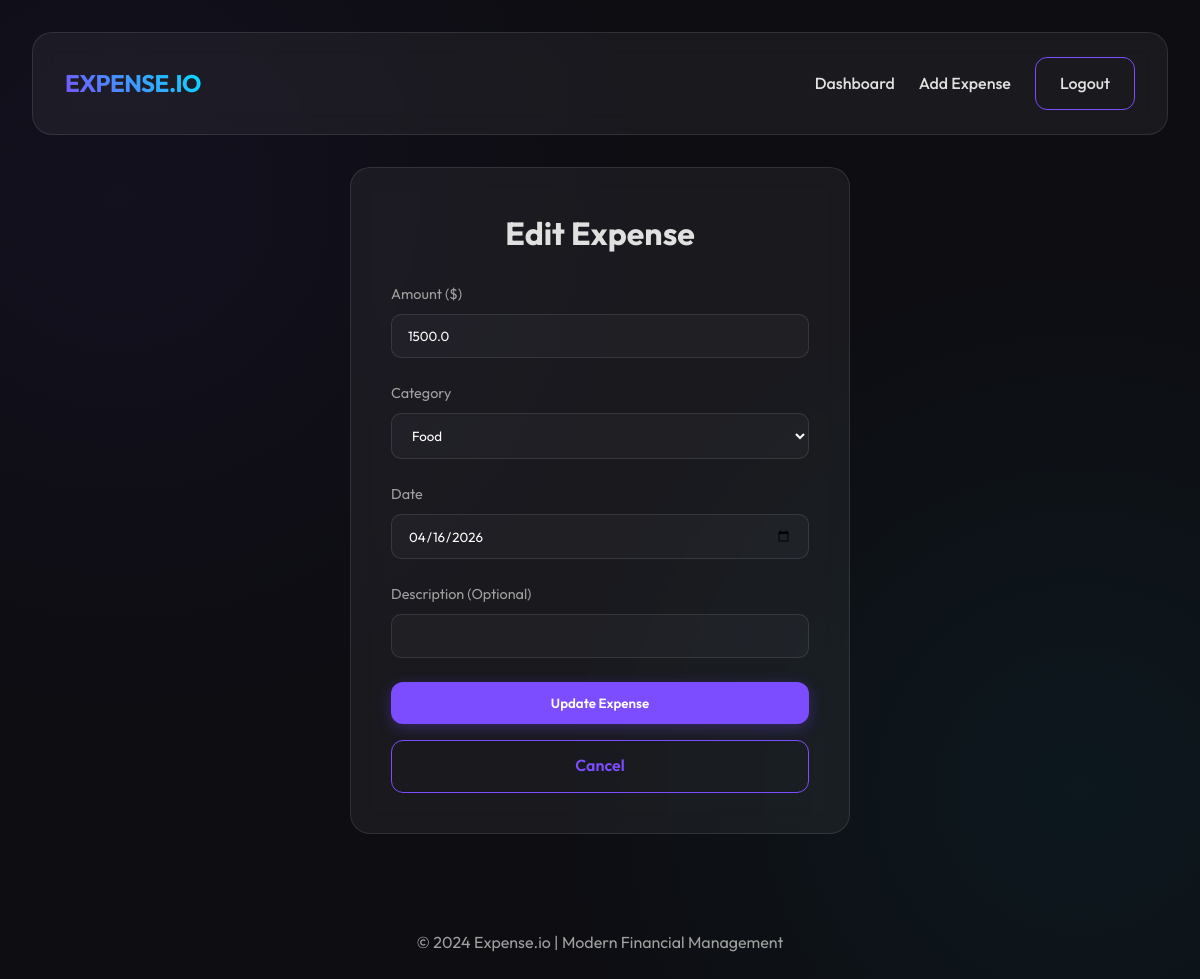
/edit/2 (signed in), run on the app's committed database.
### models.py (models this page shows)
class Expense(db.Model):
    id = db.Column(db.Integer, primary_key=True)
    amount = db.Column(db.Float, nullable=False)
    category = db.Column(db.String(100), nullable=False)
    date = db.Column(db.Date, nullable=False, default=datetime.utcnow)
    description = db.Column(db.String(200))
    user_id = db.Column(db.Integer, db.ForeignKey('user.id'), nullable=False)

### app.py (the view, shortened to what this page needs)
@app.route('/edit/<int:id>', methods=['GET', 'POST'])
@login_required
def edit_expense(id):
    expense = Expense.query.get_or_404(id)
    if expense.owner != current_user:
        return redirect(url_for('dashboard'))
    return render_template('edit_expense.html', expense=expense)

### app.py (called while the page is built)
@login_manager.user_loader
def load_user(user_id):
    return User.query.get(int(user_id))

### templates/edit_expense.html (shortened to what this page needs)
{% extends "base.html" %}
{% block content %}
<div class="auth-container">
    <div class="glass auth-card fade-in" style="max-width: 500px;">
        <h2>Edit Expense</h2>
        <form method="POST">
            <div class="form-group">
                <label for="amount">Amount ($)</label>
                <input type="number" step="0.01" name="amount" id="amount" class="form-input" required
                    value="{{ expense.amount }}">
            </div>
            <div class="form-group">
                <label for="category">Category</label>
                <select name="category" id="category" class="form-input" required>
                    {% for cat in ['Food', 'Transport', 'Rent', 'Utilities', 'Entertainment', 'Shopping', 'Health',
                    'Other'] %}
                    <option value="{{ cat }}" {% if expense.category==cat %}selected{% endif %}>{{ cat }}</option>
                    {% endfor %}
                </select>
            </div>
            <div class="form-group">
                <label for="date">Date</label>
                <input type="date" name="date" id="date" class="form-input" required
                    value="{{ expense.date.strftime('%Y-%m-%d') }}">
            </div>
            <div class="form-group">
                <label for="description">Description (Optional)</label>
                <input type="text" name="description" id="description" class="form-input"
                    value="{{ expense.description or '' }}">
            </div>
            <button type="submit" class="btn btn-primary" style="width: 100%;">Update Expense</button>
            <a href="{{ url_for('dashboard') }}" class="btn btn-outline"
                style="width: 100%; margin-top: 1rem;">Cancel</a>
        </form>
    </div>
</div>
{% endblock %}

### static/css/style.css (style rules this page uses)
:root { --bg-color: #0d0d12; --card-bg: rgba(255, 255, 255, 0.05); --border-color: rgba(255, 255, 255, 0.1); --primary-color: #7c4dff; --primary-glow: rgba(124, 77, 255, 0.3); --text-color: #e0e0e0; --text-muted: #a0a0a0; --accent-color: #00e5ff; --danger-color: #ff3d00; --success-color: #00e676; }
* { margin: 0; padding: 0; box-sizing: border-box; }
body { font-family: 'Outfit', sans-serif; background-color: var(--bg-color); color: var(--text-color); line-height: 1.6; overflow-x: hidden; background-image: radial-gradient(circle at 10% 20%, rgba(124, 77, 255, 0.05) 0%, transparent 40%), radial-gradient(circle at 90% 80%, rgba(0, 229, 255, 0.05) 0%, transparent 40%); min-height: 100vh; }
.glass { background: var(--card-bg); backdrop-filter: blur(12px); -webkit-backdrop-filter: blur(12px); border: 1px solid var(--border-color); border-radius: 20px; }
.btn { padding: 0.8rem 1.5rem; border-radius: 12px; border: none; cursor: pointer; font-family: inherit; font-weight: 600; transition: all 0.3s cubic-bezier(0.175, 0.885, 0.32, 1.275); display: inline-flex; align-items: center; justify-content: center; gap: 0.5rem; text-decoration: none; }
.btn-primary { background: var(--primary-color); color: white; box-shadow: 0 4px 15px var(--primary-glow); }
.btn-outline { background: transparent; border: 1px solid var(--primary-color); color: var(--primary-color); }
.auth-container { display: flex; justify-content: center; align-items: center; min-height: 80vh; }
.auth-card { width: 100%; max-width: 400px; padding: 2.5rem; }
.auth-card h2 { margin-bottom: 1.5rem; font-size: 2rem; text-align: center; }
.form-group { margin-bottom: 1.5rem; }
.form-group label { display: block; margin-bottom: 0.5rem; font-size: 0.9rem; color: var(--text-muted); }
.form-input { width: 100%; padding: 0.8rem 1rem; background: rgba(255, 255, 255, 0.03); border: 1px solid var(--border-color); border-radius: 10px; color: white; font-family: inherit; transition: all 0.3s ease; }
select.form-input option { background-color: #1a1a24; color: white; }
.fade-in { animation: fadeIn 0.5s ease forwards; }

### data on the page
Expense: amount "1500.0", category "Food", date "04/16/2026"
